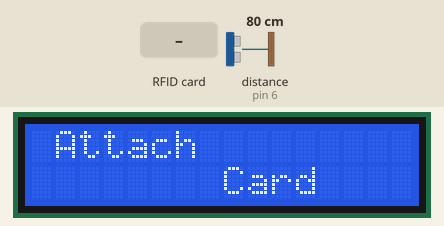
Simulated run of this sketch. Board: Arduino Uno, built with avr-gcc and run on an emulated ATmega328P. Shown: 16×2 character LCD. Wiring (inferred from the names in the program): ultrasonic range finder: trigger pin 7; echo pin 6. The test bench sets the inputs (shaded band); at power-on: distance to the obstacle (sensor on pin 6) 80 cm. The echo pulse lasts 58.3 µs per cm; what the sketch prints to the serial monitor is not drawn.

Above: at 1.3 s.
1.4 s: RFID card 5E 7A 19 C4 held to the reader
At 2.8 s:
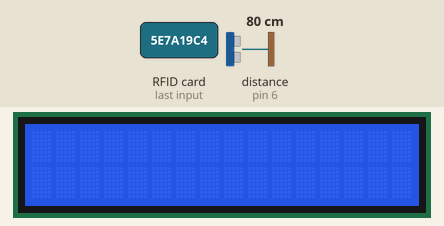
Timing chart, 0 to 4.4 s (numbered marks = the images above; inputs shaded):
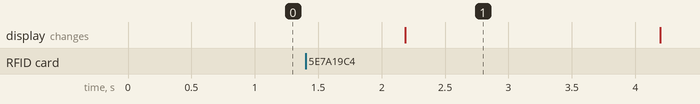

Measured:
- after the input at 1.4 s, the display: changes after 0.79 s (image 1)

The sketch:

main_file.ino
```cpp
#include "AccelStepper.h"

const int dirPin = 3;
const int stepPin = 2;

#define motorInterfaceType 1

AccelStepper myStepper(motorInterfaceType, stepPin, dirPin);

int trigPin = 7;
int echoPin = 6;

#include <Wire.h>
#include <LiquidCrystal_I2C.h>
LiquidCrystal_I2C LCD(0x27,16,2);

#include "SPI.h"
#include "MFRC522.h"

#define RST_PIN 9
#define SS_PIN  10

MFRC522 mfrc522(SS_PIN, RST_PIN);

byte readCard[4];
String cardID = "AC283C2";
String tagID = "";
void setup() {
  LCD.init();
  LCD.backlight();
  Serial.begin(9600);
  SPI.begin();
  mfrc522.PCD_Init();
  pinMode(trigPin, OUTPUT);
  pinMode(echoPin, INPUT);
  myStepper.setMaxSpeed(1000);
  myStepper.setSpeed(200);
  myStepper.moveTo(200000);
  LCD.display();
  LCD.setCursor(1, 0);
  LCD.print("Attach");
  LCD.setCursor(8, 1);
  LCD.print("Card");
  pinMode(10, OUTPUT);
}
void loop() {
  while (getID()) {
    if (tagID == cardID) {
      Serial.println("Access Granted!");
      LCD.setCursor(1, 0);
      LCD.print("Access");
      LCD.setCursor(8, 1);
      LCD.print("Granted");
      myStepper.run();
      delay(5000);
      LCD.clear();
      myStepper.moveTo(-myStepper.currentPosition());
      myStepper.run();
    }
    else {
      Serial.println("Access Denied!");
      LCD.setCursor(1, 0);
      LCD.print("Access");
      LCD.setCursor(8, 1);
      LCD.print("Denied!");
      delayMicroseconds(2000);
      LCD.clear();
    }
    Serial.print("ID: ");
    Serial.println(tagID);
    delay(2000);
    LCD.display();
    LCD.setCursor(1, 0);
    LCD.print("Attach");
    LCD.setCursor(8, 1);
    LCD.print("Card");
  }
}
boolean getID() {
  int duration, cm;
  digitalWrite(trigPin, LOW);
  delayMicroseconds(2);

  digitalWrite(trigPin, HIGH);
  delayMicroseconds(10);
  digitalWrite(trigPin, LOW);

  duration = pulseIn(echoPin, HIGH);

  cm = duration / 58;

  Serial.print(cm);
  Serial.println(" cm");

  delay(1000);

  if (!
mfrc522.PICC_IsNewCardPresent())
{
    return false;
  }

  if (!
mfrc522.PICC_ReadCardSerial()) {
    return false;
  }

  tagID = "";

  for (uint8_t i = 0; i < 4; i++) {
    tagID.concat(String(mfrc522.uid.uidByte[i], HEX));
  }

  if(cm>2&&cm<15){
    tagID.toUpperCase();
    mfrc522.PICC_HaltA();
    return true;
  }
}
```
